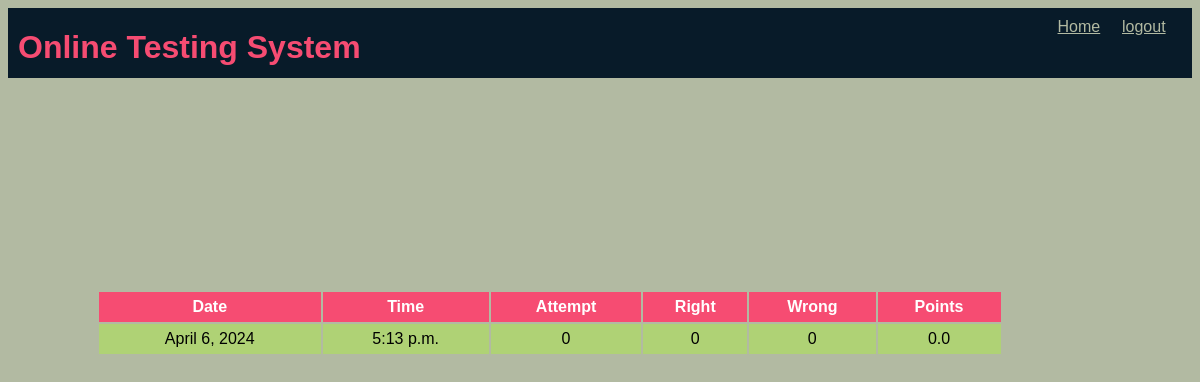
Screenshot of /OTS/result (signed in) with the database file from the repository.
### OTS/models.py (models this page shows)
class Result(models.Model):
    resultid=models.BigAutoField(primary_key=True,auto_created=True)
    username=models.ForeignKey(Candidate,on_delete=models.CASCADE)
    date=models.DateField(auto_now=True)
    time=models.TimeField(auto_now=True)
    attempt=models.IntegerField()
    right=models.IntegerField()
    wrong=models.IntegerField()
    points=models.FloatField()

### OTS/views.py (the view)
# urls.py: path('result',showTestResult,name='result'),
def showTestResult(request):
    if 'name' not in request.session.keys():
        res=HttpResponseRedirect('login')
    result=Result.objects.filter(resultid=Result.objects.latest('resultid').resultid,username_id=request.session['username'])
    context={'result': result}
    res=render(request,'show_result.html',context)
    return res

### OTS/templates/show_result.html (shortened to what this page needs)
{% extends 'master.html' %}
{% block top %}
    <a href="{% url 'OTS:home'%}">Home</a>
    <a href="{% url 'OTS:logout'%}">logout</a>
{% endblock %}
{% block content %}
<div class="history-design">
    <table>
        <tr>
            <th>Date</th>
            <th>Time</th>
            <th>Attempt</th>
            <th>Right</th>
            <th>Wrong</th>
            <th>Points</th>
        </tr>
        {% for r in result %}
        <tr>
            <td>{{r.date}}</td>
            <td>{{r.time}}</td>
            <td>{{r.attempt}}</td>
            <td>{{r.right}}</td>
            <td>{{r.wrong}}</td>
            <td>{{r.points}}</td>
        </tr>
        {% endfor %}
    </table>
</div>
{% endblock %}

### OTS/static/theme.css (style rules this page uses)
* { font-family: 'Gill Sans', 'Gill Sans MT', Calibri, 'Trebuchet MS', sans-serif; }
:root { --bg-color: rgb(5, 5, 5); --second-bg-color: #101111; --text-color: #ededed; --main-color: #14660d; }
body { background-color: #b2baa2; }
.top div.menu a { color: #b2baa2; display: inline-block; min-width: 50px; margin-right: 10px; }
table { width: 90%; }
table tr:nth-child(odd) { background-color: #456705; color: white; height: 30px; }
table tr:nth-child(even) { background-color: #afd275; height: 30px; }
table tr:first-child { background-color: #f64c72; }
table td { text-align: center; }
.history-design { display: flex; flex-direction: column; width: 85%; }

### rows the page displays
Result: date "April 6, 2024", time "5:13 p.m.", attempt "0", right "0", wrong "0", points "0.0"
